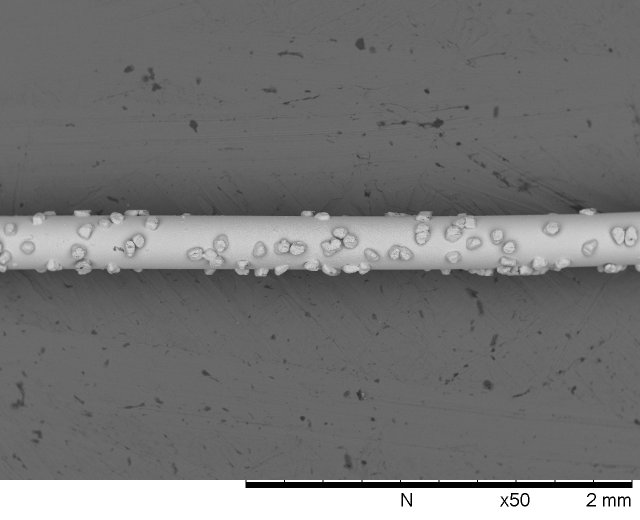
#> input picture images/fio_2.8.tif, 1280 x 1040 px, found by its file name (shown at 1/2 size)
$ python 'Histogram equalization.py'
#> lines starting #> are read from the running program, lines starting #| are printed output that depends on the picture; after the words box and inside, x2 and y2 are one past the last pixel; in counts of white or black regions, pixels touching at a corner belong together
import numpy as np
import cv2
import matplotlib.pyplot as plt

imgBig = cv2.imread('fio_2.8.tif', 0)
#> imgBig is the input picture: shape (1040, 1280); min 0, max 255, mean 117.4

scale_percent = 100 # percent of original size
w = int(imgBig.shape[1] * scale_percent / 100)
#> w = 1280
h = int(imgBig.shape[0] * scale_percent / 100)
#> h = 1040
dim = (w, h)
#> dim = (1280, 1040)

# resize image
imgResized = cv2.resize(imgBig, dim, interpolation=cv2.INTER_AREA)

# [6 lines of commented-out code are left out]
imgTest = imgResized

eq_img = cv2.equalizeHist(imgTest)
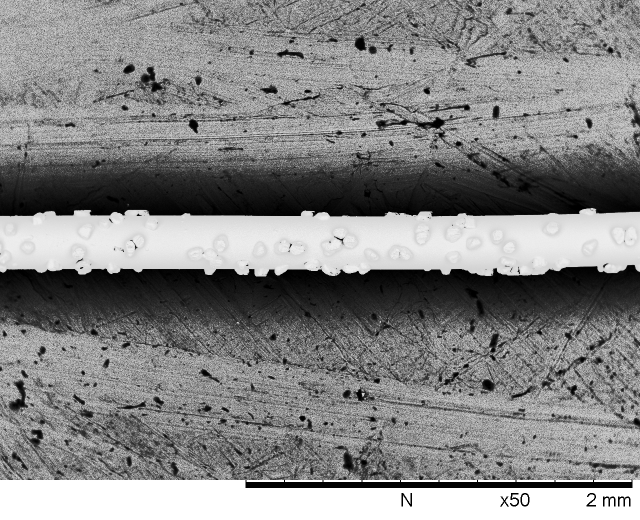
#> eq_img: shape (1040, 1280) (shown at 1/2 size); min 0, max 255, mean 132.5

plt.hist(eq_img.flat, bins = 100, range =(0,255))
plt.show()
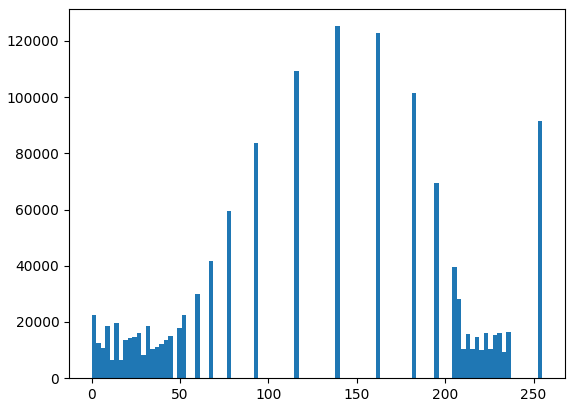
#> figure drawn by matplotlib, 1 panel; tallest bar 125235 high, from x = 137.7 to 140.2

clahe = cv2.createCLAHE(clipLimit=2.0, tileGridSize=(8,8))
cl_img = clahe.apply(imgTest)
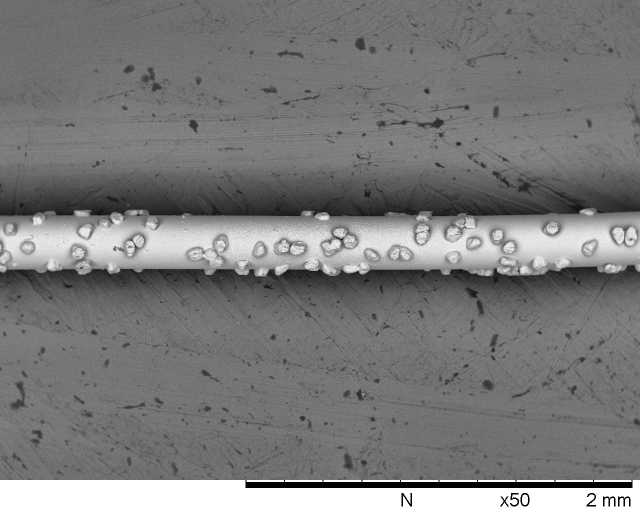
#> cl_img: shape (1040, 1280) (shown at 1/2 size); min 2, max 255, mean 124.2

median_blur = cv2.medianBlur(cl_img, 3)

canny = cv2.Canny(median_blur, 85, 255)
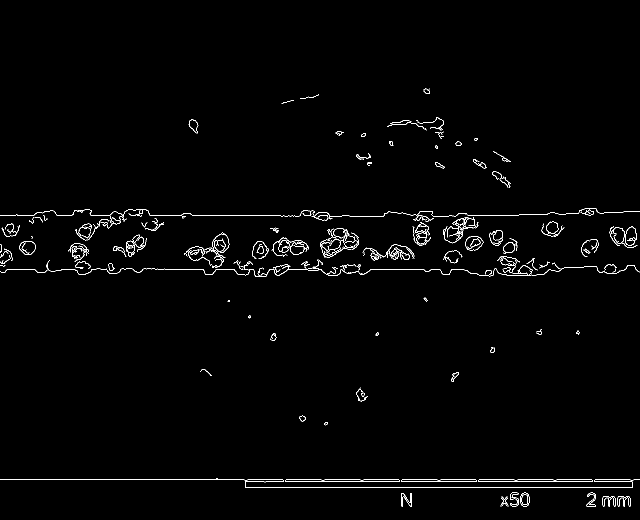
#> canny: shape (1040, 1280) (shown at 1/2 size); 1.3% white in thin lines or dots, all inside (x1, y1, x2, y2) = (0, 177, 1280, 1013)
def callback(x):
    print(x)


cv2.namedWindow('image') # make a window with name 'image'
cv2.createTrackbar('L', 'image', 0, 255, callback) #lower threshold trackbar for window 'image
cv2.createTrackbar('U', 'image', 0, 255, callback) #upper threshold trackbar for window 'image

while(1):
    numpy_horizontal_concat = np.concatenate((median_blur, canny), axis=1) # to display image side by side
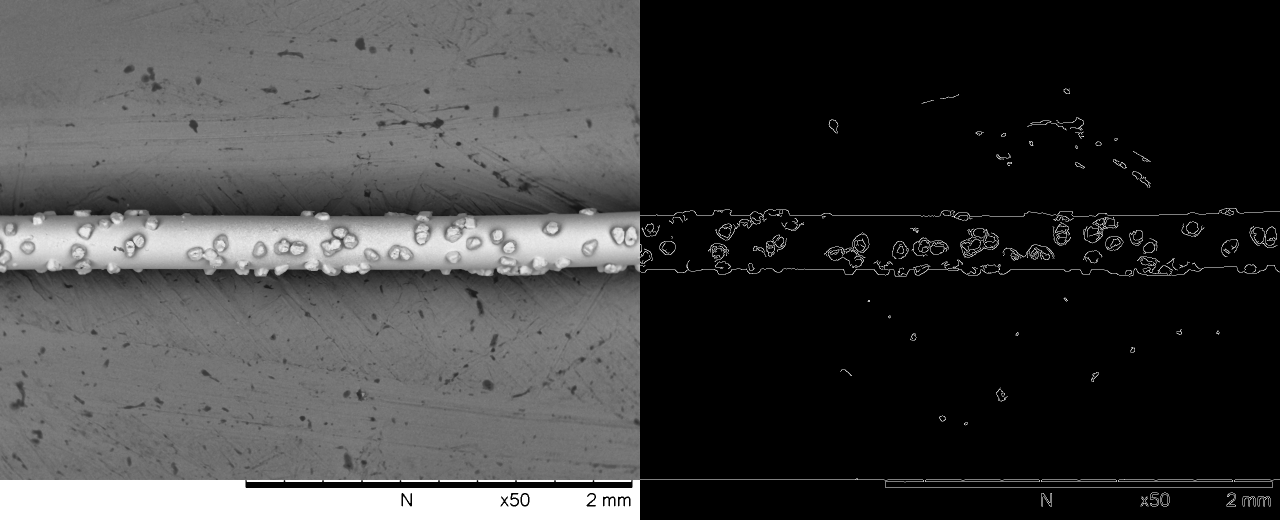
#> numpy_horizontal_concat: shape (1040, 2560) (shown at 1/2 size); min 0, max 255, mean 63.7
    cv2.imshow('image', numpy_horizontal_concat)
    k = cv2.waitKey(1) & 0xFF
#> (key Esc is pressed here)
    if k == 27: #escape key
        break
    l = cv2.getTrackbarPos('L', 'image')
    u = cv2.getTrackbarPos('U', 'image')

    canny = cv2.Canny(median_blur, l, u)


ret,thresh = cv2.threshold(median_blur,0,255,cv2.THRESH_BINARY+cv2.THRESH_OTSU)
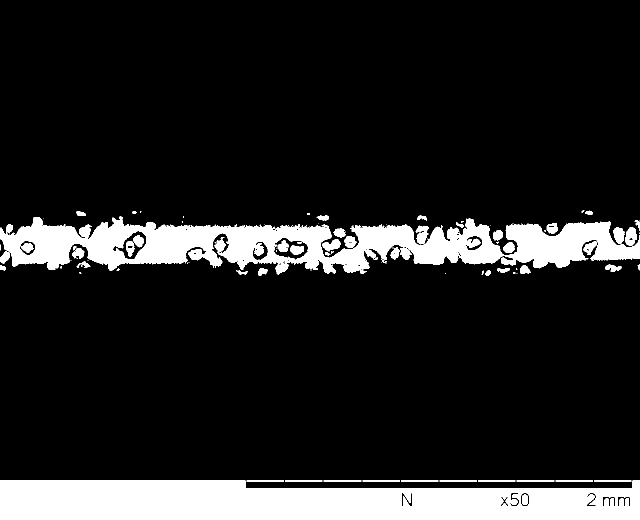
#> thresh: shape (1040, 1280) (shown at 1/2 size); 13.2% white; 103 white regions (49 under 20 px)
#> ret = 169


contours, hierarchy = cv2.findContours(thresh, cv2.RETR_CCOMP, cv2.CHAIN_APPROX_SIMPLE)
#> contours = 185 contours, 117 with area under 20; largest, box (x1, y1, x2, y2) and area: (0, 960, 1280, 1040) 88644, (0, 433, 1280, 549) 78128, (547, 474, 617, 521) 2192, (225, 461, 294, 520) 2019, (39, 481, 71, 511) 683
# Draw all the contours.
contour_image = cv2.drawContours(imgTest, contours, -1, (0,255,0), 3)

edges = cv2.Canny(median_blur, 80, 150)
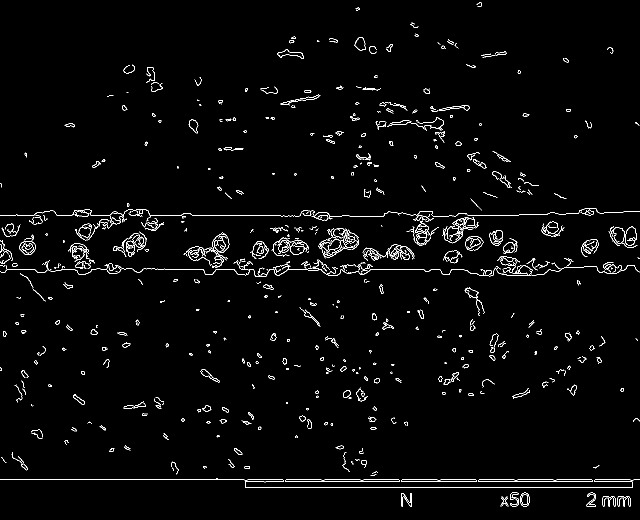
#> edges: shape (1040, 1280) (shown at 1/2 size); 2.1% white in thin lines or dots

# Blurring to filter noise

cv2.imshow('Canny Edge Detection', edges)
cv2.imshow('Contours', contour_image)
cv2.imshow('Equalized Image', eq_img)
cv2.imshow('CLAHE Image', cl_img)
cv2.waitKey(0)
cv2.destroyAllWindows()

$ run again, with images/fio_2.1.tif copied over images/fio_2.8.tif
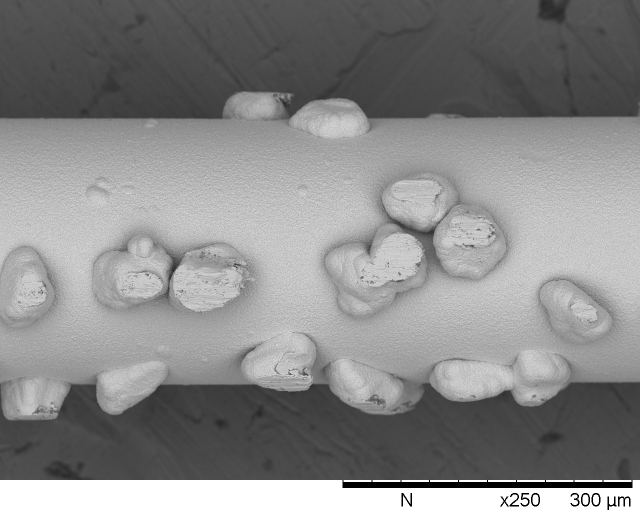
#> input picture images/fio_2.1.tif, 1280 x 1040 px, found by its file name (shown at 1/2 size)
#> imgBig is the input picture: shape (1040, 1280); min 0, max 255, mean 137.9
#> canny: shape (1040, 1280); 3.5% white in thin lines or dots, all inside (x1, y1, x2, y2) = (0, 183, 1280, 1020)
#> `ret,thresh = cv2.threshold(median_blur,0,255,cv2.THRESH_BINARY+cv2.THR..`:
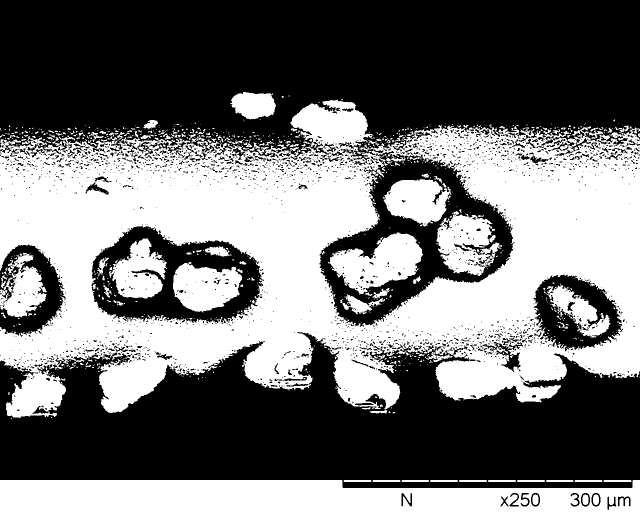
#> thresh: shape (1040, 1280) (shown at 1/2 size); 45.5% white; 982 white regions (826 under 20 px)
#> ret = 135
#> contours = 3726 contours, 3187 with area under 20; largest, box (x1, y1, x2, y2) and area: (0, 199, 1280, 836) 521522, (0, 960, 1280, 1040) 91748, (182, 450, 529, 648) 50244, (1066, 548, 1245, 704) 19654, (656, 465, 846, 589) 12862
#> `edges = cv2.Canny(median_blur, 80, 150)`:
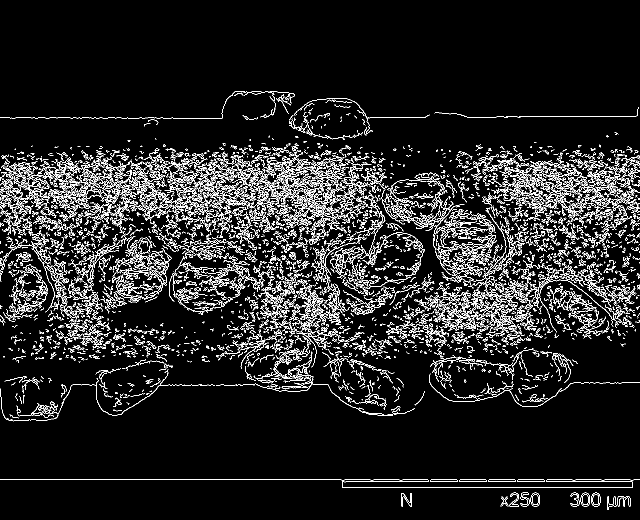
#> edges: shape (1040, 1280) (shown at 1/2 size); 8.7% white in thin lines or dots, all inside (x1, y1, x2, y2) = (0, 182, 1280, 1020)
